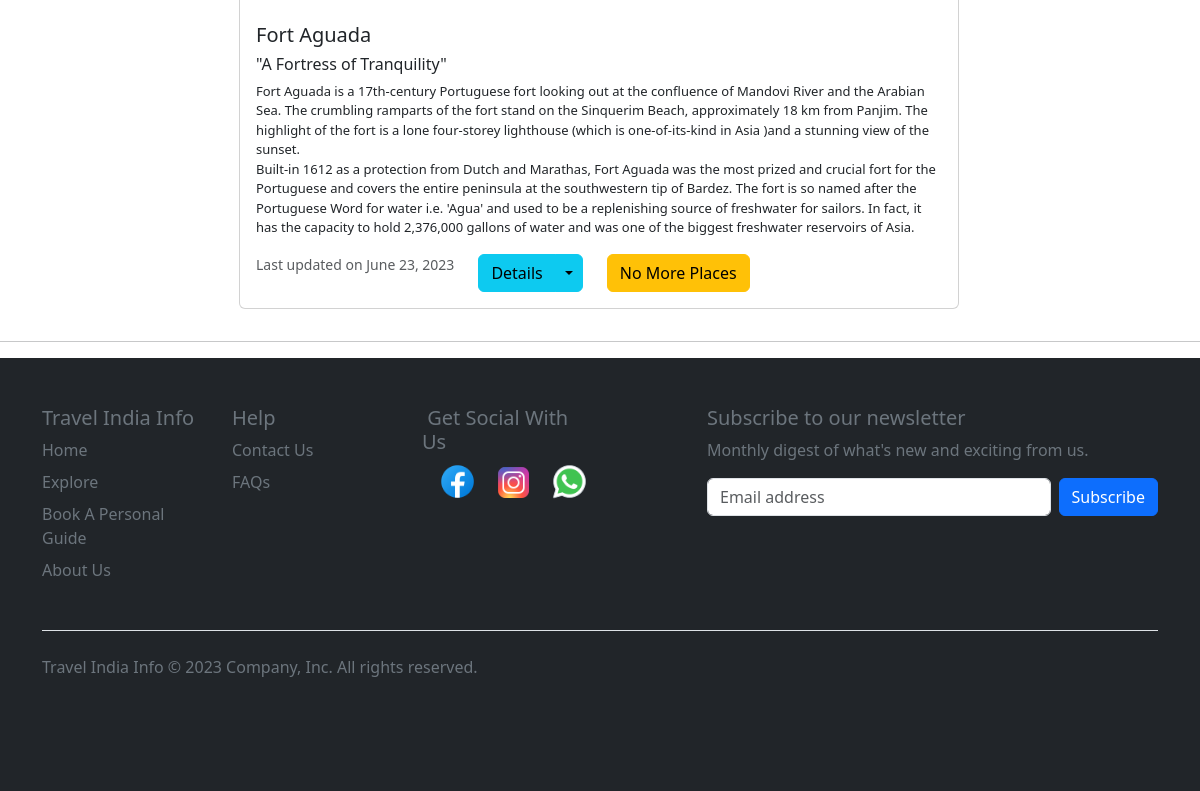
Before: /goa/ (lower part) with the older database file.
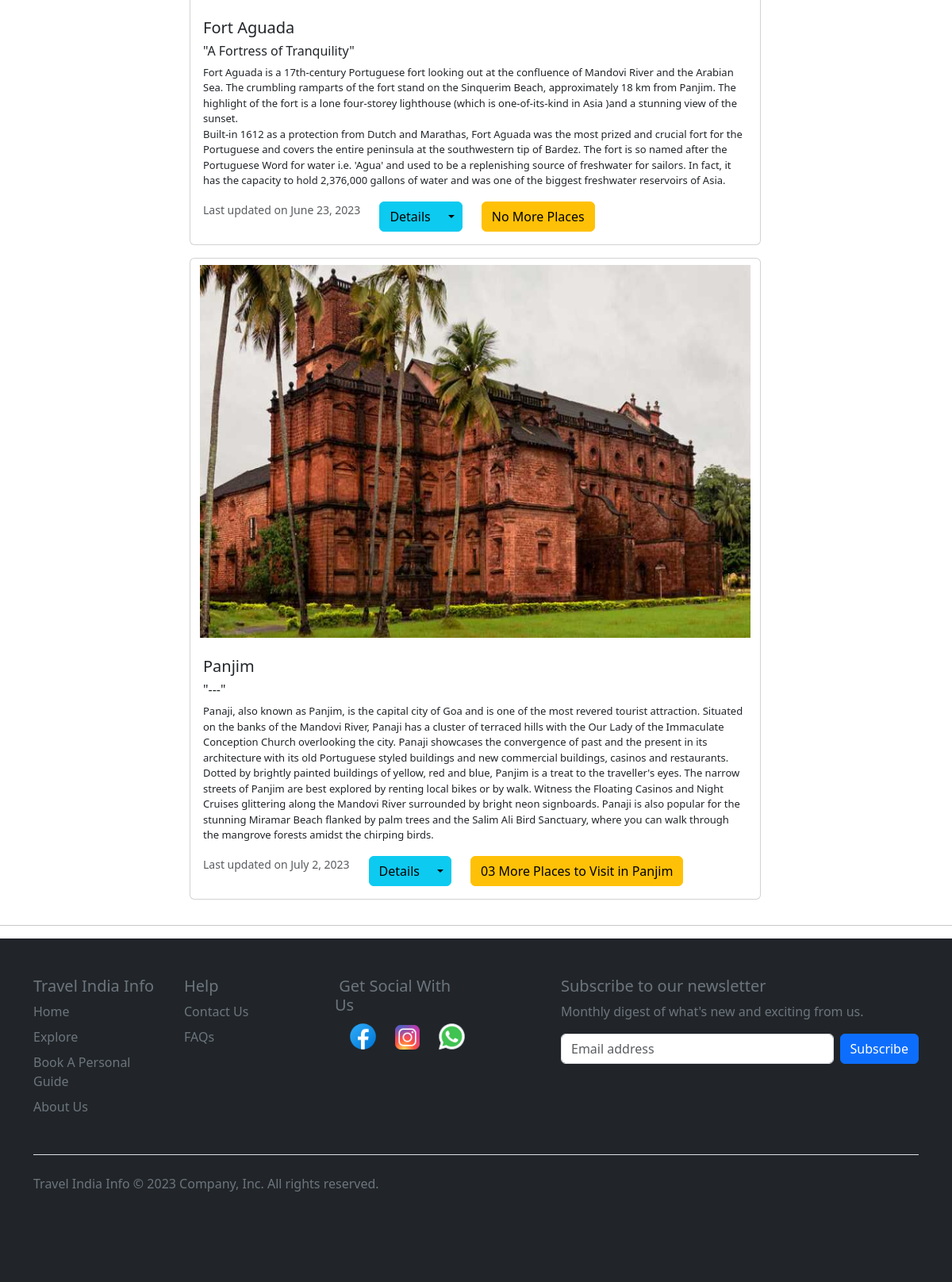
After: the same page with the newer database file.
### Goa/models.py (models this page shows, shortened)
class Goa(models.Model):
    place_id = models.AutoField(primary_key=True)
    Image = models.ImageField(upload_to="Goa/images", default="")
    Place_name = models.CharField(max_length=70)
    Sub_heading = models.CharField(max_length=300, default="")
    Desc = models.TextField(default="")
    Best_Time = models.CharField(max_length=100, default="")
    Avoid_Time = models.CharField(max_length=100, default="")
    Ideal_Duration = models.CharField(max_length=50, default="")
    Category = models.CharField(max_length=50, default="")
    Visits_more_places = models.CharField(max_length=90, default="")
    Pub_date = models.DateField()

### TIInfo/views.py (the view)
# urls.py: path('goa/',views.GOA,name="goa"),
def GOA(request):
    goadata = Goa.objects.all()
    data = {"goadata" : goadata}
    return render(request, "GOA.html" , data)

### templates/GOA.html (shortened to what this page needs)
{% extends 'base.html' %}
{% block section %}
<section>
    <div class="container d-flex">
        <div class="d-block col-8">
            <div class="container">
                {% for i in goadata %}
                <div class="card mb-3">
                    <img src="/media/{{i.Image}}" class="card-img-top my-2 container " alt="..." height=470>
                    <div class="card-body">
                        <h5 class="card-title">{{i.Place_name}}</h5>
                        <h6>"{{i.Sub_heading}}"</h6>
                        <p class="card-text" style="font-size:13px;">
                            {{i.Desc | safe}}
                        </p>
                        <div class=" d-flex">
                            <p class="card-text"><small class="text-body-secondary">Last updated on
                                    {{i.Pub_date}}</small></p>
                            <div class="btn-group mx-4">
                                <button type="button" class="btn btn-info">Details</button>
                                <button type="button" class="btn btn-info dropdown-toggle dropdown-toggle-split"
                                    data-bs-toggle="dropdown" aria-expanded="false">
                                </button>
                            </div>
                            <a href="" type="button" class="btn btn-warning">{{i.Visits_more_places}}</a>
                        </div>
                    </div>
                </div>
                {% endfor %}
            </div>
        </div>
</section>
{% endblock %}

### templates/base.html
{% include "header.html" %}
{% block section %}
{% endblock  %}
{% include "footer.html" %}

### templates/header.html (shortened to what this page needs)
<html>
<head>
    <link rel="stylesheet" href="/static/css/TIstyle.css">
    <link href="https://cdn.jsdelivr.net/npm/bootstrap@5.3.0/dist/css/bootstrap.min.css" rel="stylesheet"
>
</head>
<body>
</body>

### templates/footer.html (shortened to what this page needs)
<hr>
<div class="bg-dark">
<div class="container">
    <footer class="py-5">
      <div class="row">
        <div class="col-6 col-md-2 mb-3">
          <h5 class="text-secondary">Travel India Info</h5>
          <ul class="nav flex-column">
            <li class="nav-item mb-2"><a href="#" class="nav-link p-0 text-secondary">Home</a></li>
            <li class="nav-item mb-2"><a href="#" class="nav-link p-0 text-secondary">Explore</a></li>
            <li class="nav-item mb-2"><a href="#" class="nav-link p-0 text-secondary">Book A Personal Guide</a></li>
            <li class="nav-item mb-2"><a href="#" class="nav-link p-0 text-secondary">About Us</a></li>
          </ul>
        </div>
        <div class="col-6 col-md-2 mb-3">
          <h5 class="text-secondary">Help</h5>
          <ul class="nav flex-column">
            <li class="nav-item mb-2"><a href="#" class="nav-link p-0 text-secondary">Contact Us</a></li>
            <li class="nav-item mb-2"><a href="#" class="nav-link p-0 text-secondary">FAQs</a></li>
            </ul>
        </div>
        <div class="col-6 col-md-2 mb-3">
          <h5 class="text-secondary">&nbsp;Get Social With Us</h5>
          <ul class="list-unstyled d-flex">
            <li class="ms-3"><a href="#"><img src="/static/img/icons-facebook.png" width="39" height="39"></a></li>
            <li class="ms-3"><a href="#"><img src="/static/img/icons-instagram.png" width="41" height="41"></a></li>
            <li class="ms-3"><a href="#"><img src="/static/img/icons-whatsapp.png" width="39" height="39"></a></li>
          </ul>
        </div>
        <div class="col-md-5 offset-md-1 mb-3">
          <form>
            <h5 class="text-secondary">Subscribe to our newsletter</h5>
            <p class="text-secondary">Monthly digest of what's new and exciting from us.</p>
            <div class="d-flex flex-column flex-sm-row w-100 gap-2">
              <input id="newsletter1" type="text" class="form-control" placeholder="Email address">
              <button class="btn btn-primary" type="button">Subscribe</button>
            </div>
          </form>
        </div>
      </div>
      <div class="d-flex flex-column flex-sm-row justify-content-between py-4 my-4 border-top">
        <p class="text-secondary">Travel India Info © 2023 Company, Inc. All rights reserved.</p>
      </div>
    </footer>
  </div>
</div>
</html>

Changed rows visible on the page:
added Goa: Image (picture), Place_name "Panjim", Sub_heading "---", Desc "Panaji, also known as Panjim, is the capital city of Goa and is one of the most revered tourist attraction. Situated on the banks of the Mandovi River, Panaji has a cluster of terraced hills with the Our Lady of the Immaculate Conception Church overlooking the city. Panaji showcases the convergence of past and the present in its architecture with its old Portuguese styled buildings and new commercial buildings, casinos and restaurants. Dotted by brightly painted buildings of yellow, red and blue, Panjim is a treat to the traveller's eyes. The narrow streets of Panjim are best explored by renting local bikes or by walk. Witness the Floating Casinos and Night Cruises glittering along the…", Pub_date "July 2, 2023", Visits_more_places "03 More Places to Visit in Panjim"
